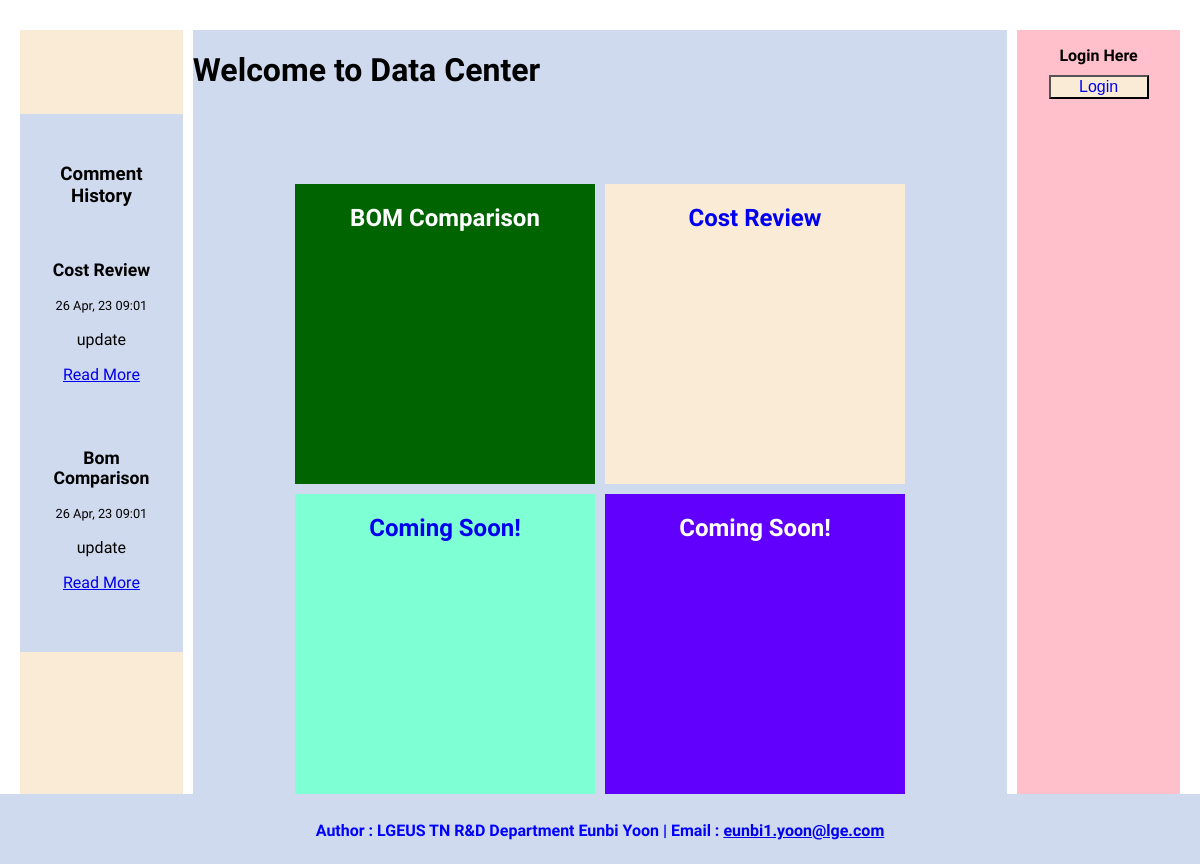
/, run on an earlier commit of the app's database.
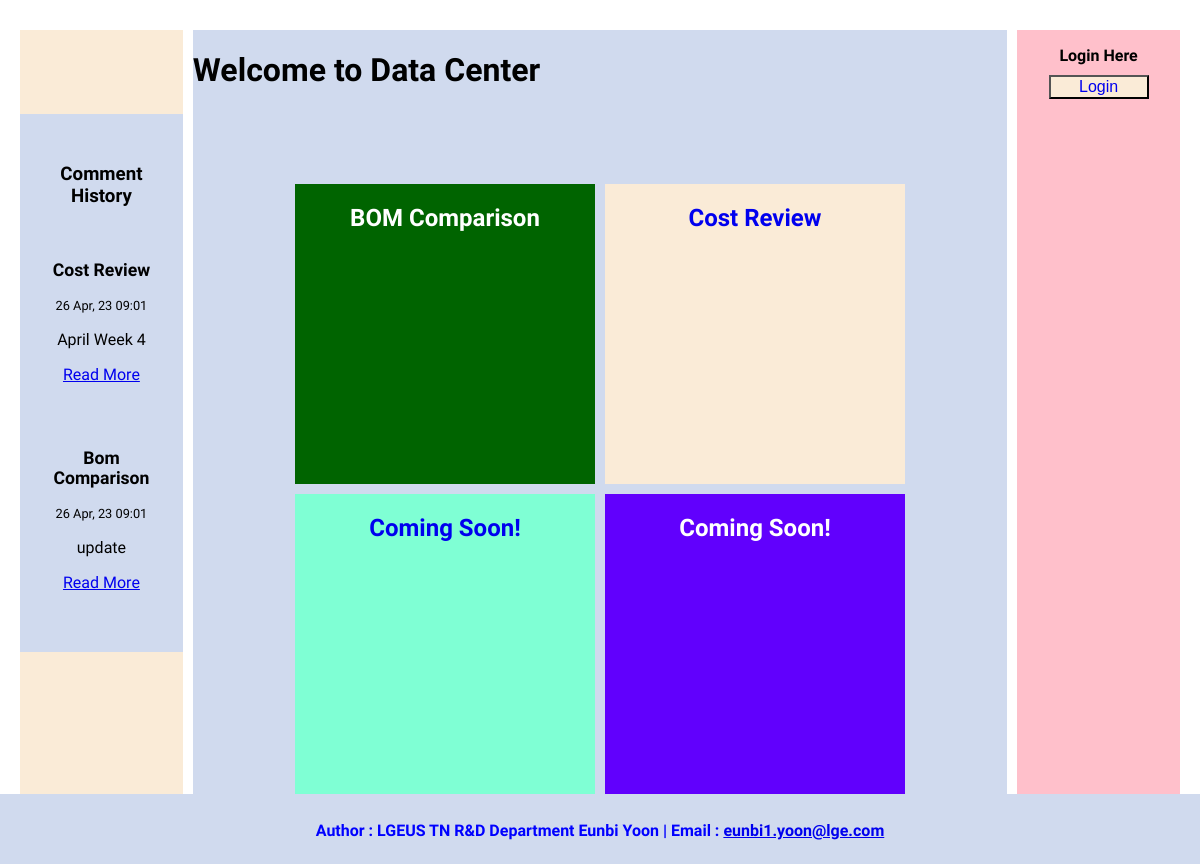
And on a later commit of the database.
### sections/models.py (models this page shows, shortened)
class Post(models.Model):
    category=models.ForeignKey(Category, related_name='post_model', on_delete=models.CASCADE)
    title=models.CharField(max_length=255)
    slug=models.SlugField()
    intro=models.TextField()
    body=models.TextField()
    date_added=models.DateTimeField(auto_now_add=True)

### main/views.py (the view)
# urls.py: path('', homeView, name='home_url'),
def homeView(request):
    posts = Post.objects.all()
    context={
        'posts_set':posts
    }
    return render(request, 'home.html', context)

### templates/home.html (shortened to what this page needs)
{% extends 'base.html' %}
{% block sidebar %}
    <div class="history">
        <h3>Comment History</h3>
        {% for post in posts_set %}
            <article>
                <h2 class="title">{{ post.title }}</h2>
                <time>{{ post.date_added|date:"d M, y h:i" }}</time>
                <p> {{ post.intro }} </p>
                <a href="{% url 'detail_url' post.slug post.id%}">Read More</a>
            </article>
        {% endfor %}
    </div>
{% endblock %}
{% block container %}
    <div class="box-container">
        <a class="box-item1" href="{% url 'register_url' %}">
            <h2>BOM Comparison</h2>
        </a>
        <a class="box-item2" href="{% url 'register_url' %}">
            <h2>Cost Review</h2>
        </a>
        <a class="box-item3" href="{% url 'register_url' %}">
            <h2>Coming Soon!</h2>
        </a>
        <a class="box-item4"href="{% url 'register_url' %}">
            <h2>Coming Soon!</h2>
        </a>
    </div>
{% endblock%}

What changed in the data, as far as the page shows it:
changed Post "Cost Review": intro "update" → "April Week 4"
